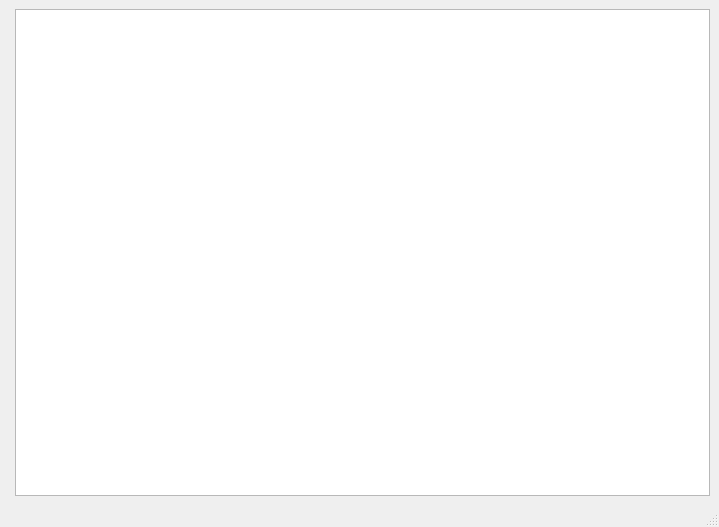
<?xml version="1.0" encoding="UTF-8"?>
<ui version="4.0">
 <class>MainWindow</class>
 <widget class="QMainWindow" name="MainWindow">
  <property name="geometry">
   <rect>
    <x>0</x>
    <y>0</y>
    <width>719</width>
    <height>527</height>
   </rect>
  </property>
  <property name="windowTitle">
   <string>MainWindow</string>
  </property>
  <widget class="QWidget" name="centralwidget">
   <layout class="QFormLayout" name="formLayout">
    <item row="0" column="1">
     <widget class="DartboardView" name="graphicsView"/>
    </item>
   </layout>
  </widget>
  <widget class="QMenuBar" name="menubar">
   <property name="geometry">
    <rect>
     <x>0</x>
     <y>0</y>
     <width>719</width>
     <height>21</height>
    </rect>
   </property>
  </widget>
  <widget class="QStatusBar" name="statusbar"/>
 </widget>
 <customwidgets>
  <customwidget>
   <class>DartboardView</class>
   <extends>QGraphicsView</extends>
   <header>DartboardView.h</header>
  </customwidget>
 </customwidgets>
 <resources/>
 <connections/>
</ui>
